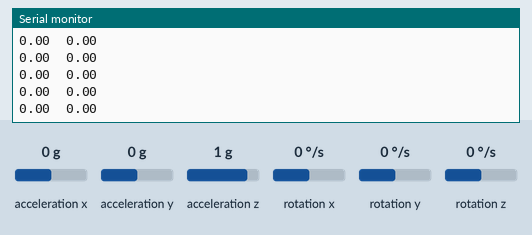
Simulated run of this sketch. Board: Teensy 4. On the bench: the last lines printed to the serial monitor. Wiring (inferred from the names in the program): MPU-6050 motion sensor at I2C address 0x68. The test bench sets the inputs (shaded band); at power-on: acceleration z 1 g, acceleration x 0 g, rotation y 0 °/s, acceleration y 0 g, rotation x 0 °/s, rotation z 0 °/s. The modem accepts every AT command (registered, SIM ready, sends succeed) and sends nothing else.

Above: at 1.3 s.
1.4 s: acceleration z set to 0 g
At 2.2 s:
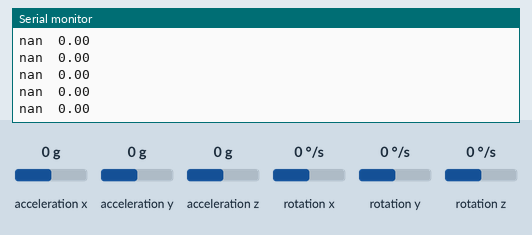
3.3 s: acceleration x set to -1.4 g
At 3.8 s:
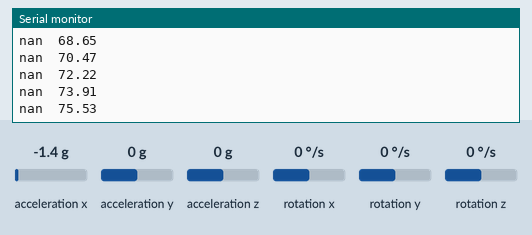
4.8 s: rotation y set to -192 °/s
At 5.5 s:
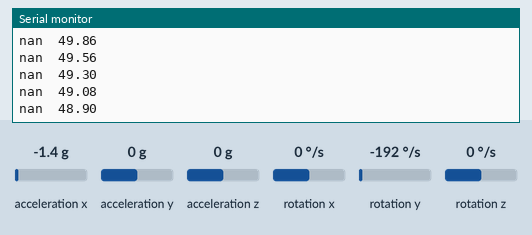
Timing chart, 0 to 7.8 s (numbered marks = the images above; inputs shaded):
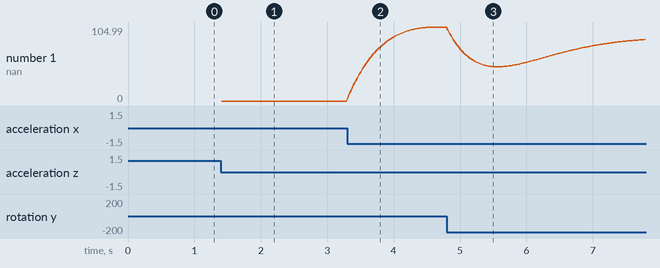

The sketch:

MPU6050_2_teensy.ino
```cpp
// (licence header left out)
#include <Wire.h>
#include <Kalman.h> // Source author Kristian Lauszus: https://github.com/TKJElectronics/KalmanFilter

//#define RESTRICT_PITCH // Comment out to restrict roll to ±90deg instead - please read: http://www.freescale.com/files/sensors/doc/app_note/AN3461.pdf

#define HWSERIAL Serial2 //TX:10 RX: 9 Teensy 3.2

//to convert from float values to byte array
union floatAsBytes{
    float fval;
    byte bval[4];
};


union floatAsBytes fltnbX;
union floatAsBytes fltnbY;

//write the floats to UART as a byte sequence
void enviaFloat(union floatAsBytes valor)
{
  HWSERIAL.write(valor.bval[0]);
  HWSERIAL.write(valor.bval[1]);
  HWSERIAL.write(valor.bval[2]);
  HWSERIAL.write(valor.bval[3]);
}

Kalman kalmanX; // Create the Kalman instances
Kalman kalmanY;

/* IMU Data */
double accX, accY, accZ;
double gyroX, gyroY, gyroZ;
int16_t tempRaw;

double gyroXangle, gyroYangle; // Angle calculate using the gyro only
double compAngleX, compAngleY; // Calculated angle using a complementary filter
double kalAngleX, kalAngleY; // Calculated angle using a Kalman filter

uint32_t timer;
uint8_t i2cData[14]; // Buffer for I2C data

// TODO: Make calibration routine

void setup() {
  //Serial.begin(9600);
  HWSERIAL.begin(9600);
  Wire.begin();
#if ARDUINO >= 157
  Wire.setClock(400000UL); // Set I2C frequency to 400kHz
#else
  TWBR = ((F_CPU / 400000UL) - 16) / 2; // Set I2C frequency to 400kHz
#endif

  i2cData[0] = 7; // Set the sample rate to 1000Hz - 8kHz/(7+1) = 1000Hz
  i2cData[1] = 0x00; // Disable FSYNC and set 260 Hz Acc filtering, 256 Hz Gyro filtering, 8 KHz sampling
  i2cData[2] = 0x00; // Set Gyro Full Scale Range to ±250deg/s
  i2cData[3] = 0x00; // Set Accelerometer Full Scale Range to ±2g
  while (i2cWrite(0x19, i2cData, 4, false)); // Write to all four registers at once
  while (i2cWrite(0x6B, 0x01, true)); // PLL with X axis gyroscope reference and disable sleep mode

  while (i2cRead(0x75, i2cData, 1));
  if (i2cData[0] != 0x68) { // Read "WHO_AM_I" register
    //HWSERIAL.print(F("Error reading sensor"));
    while (1);
  }

  delay(100); // Wait for sensor to stabilize

  /* Set kalman and gyro starting angle */
  while (i2cRead(0x3B, i2cData, 6));
  accX = (int16_t)((i2cData[0] << 8) | i2cData[1]);
  accY = (int16_t)((i2cData[2] << 8) | i2cData[3]);
  accZ = (int16_t)((i2cData[4] << 8) | i2cData[5]);

  // Source: http://www.freescale.com/files/sensors/doc/app_note/AN3461.pdf eq. 25 and eq. 26
  // atan2 outputs the value of -π to π (radians) - see http://en.wikipedia.org/wiki/Atan2
  // It is then converted from radians to degrees
#ifdef RESTRICT_PITCH // Eq. 25 and 26
  double roll  = atan2(accY, accZ) * RAD_TO_DEG;
  double pitch = atan(-accX / sqrt(accY * accY + accZ * accZ)) * RAD_TO_DEG;
#else // Eq. 28 and 29
  double roll  = atan(accY / sqrt(accX * accX + accZ * accZ)) * RAD_TO_DEG;
  double pitch = atan2(-accX, accZ) * RAD_TO_DEG;
#endif

  kalmanX.setAngle(roll); // Set starting angle
  kalmanY.setAngle(pitch);
  gyroXangle = roll;
  gyroYangle = pitch;
  compAngleX = roll;
  compAngleY = pitch;

  timer = micros();
}

void loop() {
  /* Update all the values */
  while (i2cRead(0x3B, i2cData, 14));
  accX = (int16_t)((i2cData[0] << 8) | i2cData[1]);
  accY = (int16_t)((i2cData[2] << 8) | i2cData[3]);
  accZ = (int16_t)((i2cData[4] << 8) | i2cData[5]);
  tempRaw = (int16_t)((i2cData[6] << 8) | i2cData[7]);
  gyroX = (int16_t)((i2cData[8] << 8) | i2cData[9]);
  gyroY = (int16_t)((i2cData[10] << 8) | i2cData[11]);
  gyroZ = (int16_t)((i2cData[12] << 8) | i2cData[13]);;

  double dt = (double)(micros() - timer) / 1000000; // Calculate delta time
  timer = micros();

  // Source: http://www.freescale.com/files/sensors/doc/app_note/AN3461.pdf eq. 25 and eq. 26
  // atan2 outputs the value of -π to π (radians) - see http://en.wikipedia.org/wiki/Atan2
  // It is then converted from radians to degrees
#ifdef RESTRICT_PITCH // Eq. 25 and 26
  double roll  = atan2(accY, accZ) * RAD_TO_DEG;
  double pitch = atan(-accX / sqrt(accY * accY + accZ * accZ)) * RAD_TO_DEG;
#else // Eq. 28 and 29
  double roll  = atan(accY / sqrt(accX * accX + accZ * accZ)) * RAD_TO_DEG;
  double pitch = atan2(-accX, accZ) * RAD_TO_DEG;
#endif

  double gyroXrate = gyroX / 131.0; // Convert to deg/s
  double gyroYrate = gyroY / 131.0; // Convert to deg/s

#ifdef RESTRICT_PITCH
  // This fixes the transition problem when the accelerometer angle jumps between -180 and 180 degrees
  if ((roll < -90 && kalAngleX > 90) || (roll > 90 && kalAngleX < -90)) {
    kalmanX.setAngle(roll);
    compAngleX = roll;
    kalAngleX = roll;
    gyroXangle = roll;
  } else
    kalAngleX = kalmanX.getAngle(roll, gyroXrate, dt); // Calculate the angle using a Kalman filter

  if (abs(kalAngleX) > 90)
    gyroYrate = -gyroYrate; // Invert rate, so it fits the restriced accelerometer reading
  kalAngleY = kalmanY.getAngle(pitch, gyroYrate, dt);
#else
  // This fixes the transition problem when the accelerometer angle jumps between -180 and 180 degrees
  if ((pitch < -90 && kalAngleY > 90) || (pitch > 90 && kalAngleY < -90)) {
    kalmanY.setAngle(pitch);
    compAngleY = pitch;
    kalAngleY = pitch;
    gyroYangle = pitch;
  } else
    kalAngleY = kalmanY.getAngle(pitch, gyroYrate, dt); // Calculate the angle using a Kalman filter

  if (abs(kalAngleY) > 90)
    gyroXrate = -gyroXrate; // Invert rate, so it fits the restriced accelerometer reading
  kalAngleX = kalmanX.getAngle(roll, gyroXrate, dt); // Calculate the angle using a Kalman filter
#endif

  gyroXangle += gyroXrate * dt; // Calculate gyro angle without any filter
  gyroYangle += gyroYrate * dt;
  //gyroXangle += kalmanX.getRate() * dt; // Calculate gyro angle using the unbiased rate
  //gyroYangle += kalmanY.getRate() * dt;

  compAngleX = 0.93 * (compAngleX + gyroXrate * dt) + 0.07 * roll; // Calculate the angle using a Complimentary filter
  compAngleY = 0.93 * (compAngleY + gyroYrate * dt) + 0.07 * pitch;

  // Reset the gyro angle when it has drifted too much
  if (gyroXangle < -180 || gyroXangle > 180)
    gyroXangle = kalAngleX;
  if (gyroYangle < -180 || gyroYangle > 180)
    gyroYangle = kalAngleY;

  fltnbX.fval = (float) kalAngleX;
  fltnbY.fval = (float) kalAngleY;

  HWSERIAL.write(0xD); //añadimos un retorno de carro para detectar inicio de envio de datos
  enviaFloat(fltnbX);
  enviaFloat(fltnbY);

  Serial.print(fltnbX.fval);
  Serial.print("\t");
  Serial.print(fltnbY.fval);
  Serial.print("\n");


  //enviaFloat(fltnbY);

  delay(16); //to limit the frequency data rate to 60Hz.
}
```

I2C.ino
```cpp
// (licence header left out)
const uint8_t IMUAddress = 0x68; // AD0 is logic low on the PCB
const uint16_t I2C_TIMEOUT = 1000; // Used to check for errors in I2C communication

uint8_t i2cWrite(uint8_t registerAddress, uint8_t data, bool sendStop) {
  return i2cWrite(registerAddress, &data, 1, sendStop); // Returns 0 on success
}

uint8_t i2cWrite(uint8_t registerAddress, uint8_t *data, uint8_t length, bool sendStop) {
  Wire.beginTransmission(IMUAddress);
  Wire.write(registerAddress);
  Wire.write(data, length);
  uint8_t rcode = Wire.endTransmission(sendStop); // Returns 0 on success
  if (rcode) {
    Serial.print(F("i2cWrite failed: "));
    Serial.println(rcode);
  }
  return rcode; // See: http://arduino.cc/en/Reference/WireEndTransmission
}

uint8_t i2cRead(uint8_t registerAddress, uint8_t *data, uint8_t nbytes) {
  uint32_t timeOutTimer;
  Wire.beginTransmission(IMUAddress);
  Wire.write(registerAddress);
  uint8_t rcode = Wire.endTransmission(false); // Don't release the bus
  if (rcode) {
    Serial.print(F("i2cRead failed: "));
    Serial.println(rcode);
    return rcode; // See: http://arduino.cc/en/Reference/WireEndTransmission
  }
  Wire.requestFrom(IMUAddress, nbytes, (uint8_t)true); // Send a repeated start and then release the bus after reading
  for (uint8_t i = 0; i < nbytes; i++) {
    if (Wire.available())
      data[i] = Wire.read();
    else {
      timeOutTimer = micros();
      while (((micros() - timeOutTimer) < I2C_TIMEOUT) && !Wire.available());
      if (Wire.available())
        data[i] = Wire.read();
      else {
        Serial.println(F("i2cRead timeout"));
        return 5; // This error value is not already taken by endTransmission
      }
    }
  }
  return 0; // Success
}
```

Measured:
- after the input at 1.4 s, the serial monitor: prints a new line at once (image 1)
- after the input at 3.3 s, the serial monitor: prints a new line at once (image 2)
- plotted number 1: 0 → 104.76 after the input at 3.3 s
